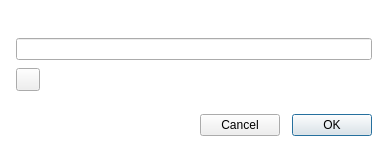
<?xml version="1.0" encoding="UTF-8"?>
<ui version="4.0">
 <class>NodeNameSetterDialog</class>
 <widget class="QDialog" name="NodeNameSetterDialog">
  <property name="geometry">
   <rect>
    <x>0</x>
    <y>0</y>
    <width>388</width>
    <height>159</height>
   </rect>
  </property>
  <property name="windowTitle">
   <string notr="true"/>
  </property>
  <property name="styleSheet">
   <string notr="true">#NodeNameSetterDialog
{
background-color: #FFFFFF; /*colorToken.page-background*/
}

#errorLabel {
color: #E31B57; /*colorToken.text-error*/
}</string>
  </property>
  <property name="TOKENIZED" stdset="0">
   <bool>true</bool>
  </property>
  <layout class="QVBoxLayout" name="verticalLayout">
   <property name="spacing">
    <number>16</number>
   </property>
   <property name="sizeConstraint">
    <enum>QLayout::SetDefaultConstraint</enum>
   </property>
   <property name="leftMargin">
    <number>16</number>
   </property>
   <property name="topMargin">
    <number>16</number>
   </property>
   <property name="rightMargin">
    <number>16</number>
   </property>
   <property name="bottomMargin">
    <number>16</number>
   </property>
   <item>
    <widget class="QWidget" name="container" native="true">
     <layout class="QVBoxLayout" name="verticalLayout_2">
      <property name="spacing">
       <number>8</number>
      </property>
      <property name="leftMargin">
       <number>0</number>
      </property>
      <property name="topMargin">
       <number>0</number>
      </property>
      <property name="rightMargin">
       <number>0</number>
      </property>
      <property name="bottomMargin">
       <number>0</number>
      </property>
      <item>
       <widget class="QLabel" name="textLabel">
        <property name="text">
         <string/>
        </property>
        <property name="font-size" stdset="0">
         <string notr="true">body-2</string>
        </property>
       </widget>
      </item>
      <item>
       <widget class="QLineEdit" name="lineEdit">
        <property name="type" stdset="0">
         <string notr="true">mega</string>
        </property>
        <property name="dimension" stdset="0">
         <string notr="true">small</string>
        </property>
       </widget>
      </item>
      <item>
       <widget class="QWidget" name="errorContainer" native="true">
        <layout class="QHBoxLayout" name="horizontalLayout_2">
         <property name="spacing">
          <number>8</number>
         </property>
         <property name="leftMargin">
          <number>0</number>
         </property>
         <property name="topMargin">
          <number>0</number>
         </property>
         <property name="rightMargin">
          <number>0</number>
         </property>
         <property name="bottomMargin">
          <number>0</number>
         </property>
         <item>
          <widget class="IconLabel" name="errorIcon">
           <property name="text">
            <string notr="true"/>
           </property>
           <property name="icon">
            <iconset resource="../Resources_common.qrc">
             <normaloff>:/alert-triangle_small_regular_outline</normaloff>:/alert-triangle_small_regular_outline</iconset>
           </property>
           <property name="normal_off" stdset="0">
            <string notr="true">text-error</string>
           </property>
          </widget>
         </item>
         <item>
          <widget class="QLabel" name="errorLabel">
           <property name="text">
            <string/>
           </property>
          </widget>
         </item>
        </layout>
       </widget>
      </item>
     </layout>
    </widget>
   </item>
   <item>
    <widget class="QWidget" name="buttons" native="true">
     <property name="minimumSize">
      <size>
       <width>0</width>
       <height>0</height>
      </size>
     </property>
     <layout class="QHBoxLayout" name="horizontalLayout">
      <property name="spacing">
       <number>12</number>
      </property>
      <property name="leftMargin">
       <number>0</number>
      </property>
      <property name="topMargin">
       <number>0</number>
      </property>
      <property name="rightMargin">
       <number>0</number>
      </property>
      <property name="bottomMargin">
       <number>0</number>
      </property>
      <item>
       <spacer name="horizontalSpacer">
        <property name="orientation">
         <enum>Qt::Horizontal</enum>
        </property>
        <property name="sizeHint" stdset="0">
         <size>
          <width>0</width>
          <height>0</height>
         </size>
        </property>
       </spacer>
      </item>
      <item>
       <widget class="QPushButton" name="cancelButton">
        <property name="text">
         <string>Cancel</string>
        </property>
        <property name="type" stdset="0">
         <string notr="true">secondary</string>
        </property>
        <property name="dimension" stdset="0">
         <string notr="true">small</string>
        </property>
       </widget>
      </item>
      <item>
       <widget class="QPushButton" name="okButton">
        <property name="text">
         <string>OK</string>
        </property>
        <property name="default">
         <bool>true</bool>
        </property>
        <property name="type" stdset="0">
         <string notr="true">primary</string>
        </property>
        <property name="dimension" stdset="0">
         <string notr="true">small</string>
        </property>
       </widget>
      </item>
     </layout>
    </widget>
   </item>
  </layout>
 </widget>
 <customwidgets>
  <customwidget>
   <class>IconLabel</class>
   <extends>QToolButton</extends>
   <header>TokenizableItems/IconLabel.h</header>
  </customwidget>
 </customwidgets>
 <resources>
  <include location="../Resources_common.qrc"/>
 </resources>
 <connections/>
</ui>
